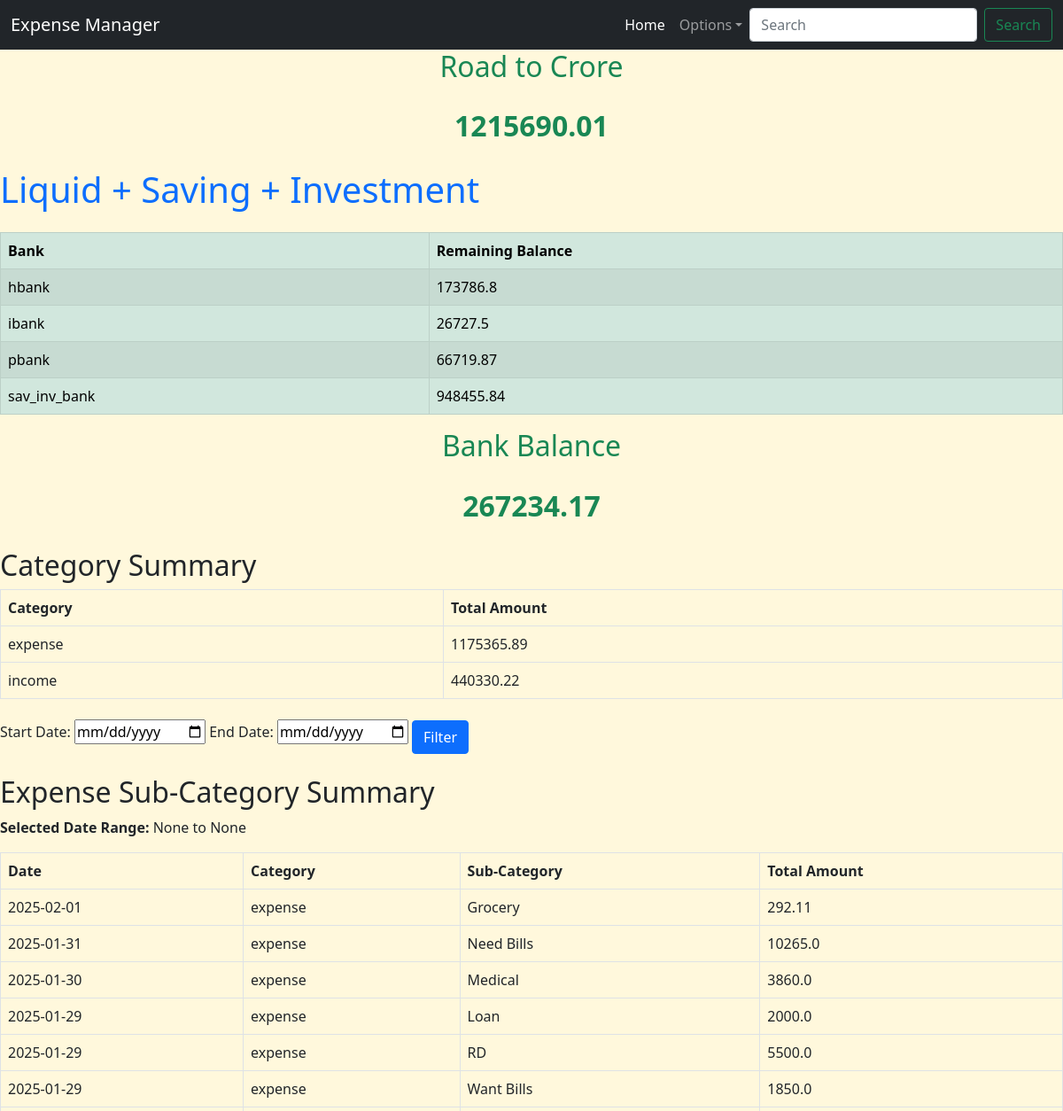
The app's page /summary (upper part), older data.
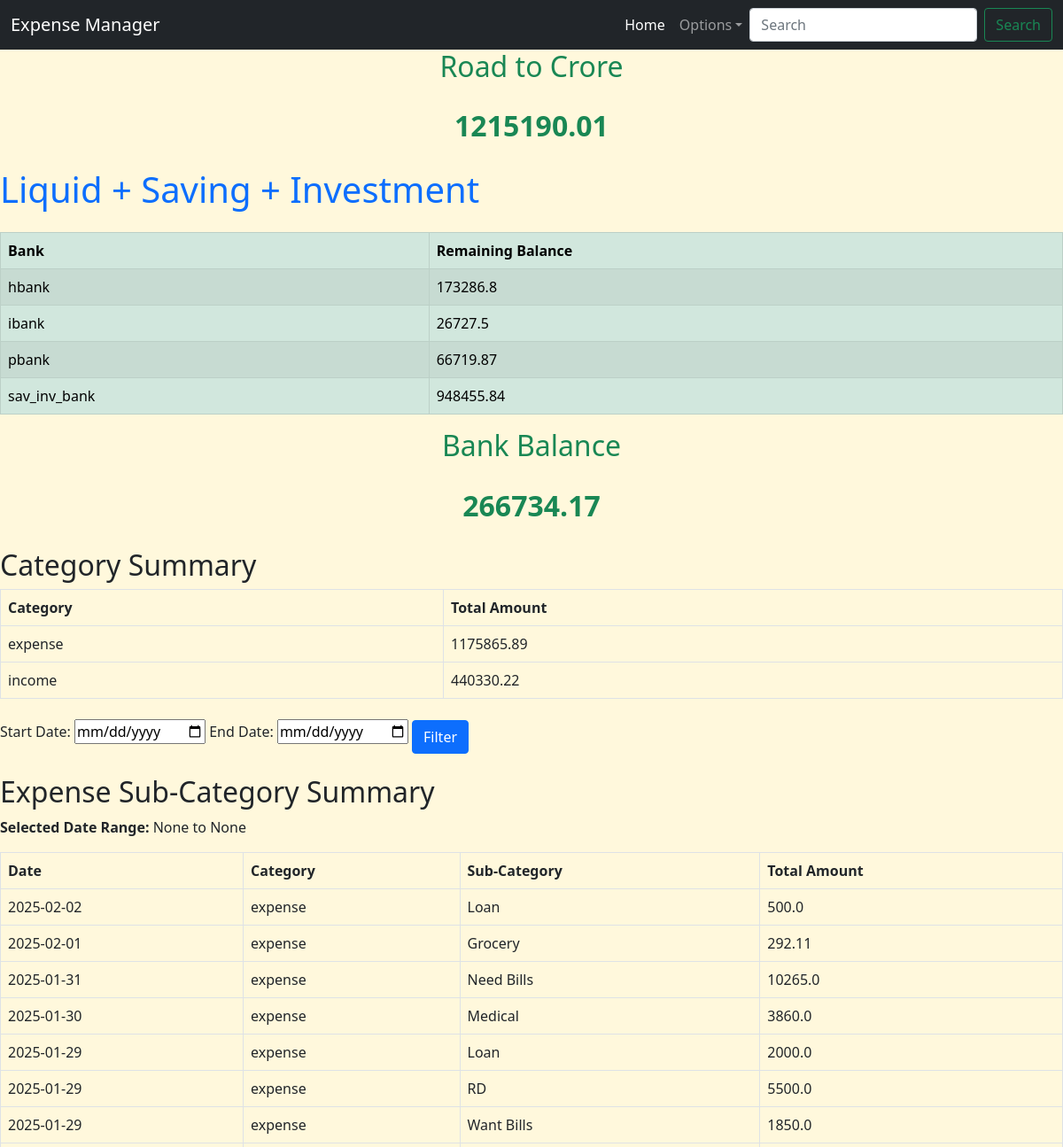
The same page, newer data.
### app.py (models this page shows)
class IncomeExpenseManager(db.Model):
    id = db.Column(db.Integer, primary_key=True)
    date = db.Column(db.Date, nullable=False)
    from_bank = db.Column(db.String(10), nullable=True)
    to_bank = db.Column(db.String(10), nullable=True)
    category = db.Column(db.String(20), nullable=False)
    sub_category = db.Column(db.String(50), nullable=False)
    description = db.Column(db.String(100), nullable=False)
    amount = db.Column(db.Float, nullable=False)

### app.py (the view)
@app.route('/summary')
def category_summary():
    start_date = request.args.get('start_date')
    end_date = request.args.get('end_date')
    category_summary = db.session.query(IncomeExpenseManager.category, db.func.sum(IncomeExpenseManager.amount).label('total_amount')).group_by(IncomeExpenseManager.category).all() #.filter(IncomeExpenseManager.date.between(start_date, end_date))
    query = db.session.query(IncomeExpenseManager.date, IncomeExpenseManager.category, IncomeExpenseManager.sub_category, db.func.sum(IncomeExpenseManager.amount).label('total_amount')).group_by(IncomeExpenseManager.date, IncomeExpenseManager.category, IncomeExpenseManager.sub_category).order_by(IncomeExpenseManager.date.desc())
    if start_date and end_date:
        query = query.filter(IncomeExpenseManager.date.between(start_date, end_date))
    exp_sub_category_summary = query.filter(IncomeExpenseManager.category == 'expense').all()
    inc_sub_category_summary = query.filter(IncomeExpenseManager.category == 'income').all()
    from_bank_summary = db.session.query(IncomeExpenseManager.from_bank, db.func.sum(IncomeExpenseManager.amount).label('balance')).filter(IncomeExpenseManager.from_bank.isnot(None)).group_by(IncomeExpenseManager.from_bank).all() #, IncomeExpenseManager.date.between(start_date, end_date)
    to_bank_summary = db.session.query(IncomeExpenseManager.to_bank, db.func.sum(IncomeExpenseManager.amount).label('balance')).filter(IncomeExpenseManager.to_bank.isnot(None)).group_by(IncomeExpenseManager.to_bank).all() #, IncomeExpenseManager.date.between(start_date, end_date)
    included_banks = ['hbank', 'ibank', 'pbank']  # Exclude the other two
    select_from_bank_summary = db.session.query(IncomeExpenseManager.from_bank, db.func.sum(IncomeExpenseManager.amount).label('balance')).filter(IncomeExpenseManager.from_bank.isnot(None)).filter(IncomeExpenseManager.from_bank.in_(included_banks)).group_by(IncomeExpenseManager.from_bank).all()
    select_to_bank_summary = db.session.query(IncomeExpenseManager.to_bank, db.func.sum(IncomeExpenseManager.amount).label('balance')).filter(IncomeExpenseManager.to_bank.isnot(None)).filter(IncomeExpenseManager.to_bank.in_(included_banks)).group_by(IncomeExpenseManager.to_bank).all()
    bank_balances = {}
    for bank, balance in from_bank_summary:
        bank_balances[bank] = bank_balances.get(bank, 0) - balance  # removed - above in from_bank_summary and added - here
    for bank, balance in to_bank_summary:
        bank_balances[bank] = bank_balances.get(bank, 0) + balance
    select_bank_balances = {}
    for bank, balance in select_from_bank_summary:
        select_bank_balances[bank] = select_bank_balances.get(bank, 0) - balance  # removed - above in from_bank_summary and added - here
    for bank, balance in select_to_bank_summary:
        select_bank_balances[bank] = select_bank_balances.get(bank, 0) + balance
    total_bank_balance = sum(bank_balances.values())
    select_total_bank_balance = sum(select_bank_balances.values())
    return render_template('category_summary.html', category_summary=category_summary, exp_sub_category_summary=exp_sub_category_summary, inc_sub_category_summary=inc_sub_category_summary, bank_balances=bank_balances, total_bank_balance=total_bank_balance, select_bank_balances=select_bank_balances, select_total_bank_balance=select_total_bank_balance, start_date=start_date, end_date=end_date) #saving_summary=saving_summary, invest_summary=invest_summary,start_date=start_date.strftime('%Y-%m-%d'), end_date=end_date.strftime('%Y-%m-%d'),

### templates/category_summary.html (shortened to what this page needs)
{% extends 'base.html' %}
{% block content %}
<h2 class="mb-4 text-success text-center">Road to Crore</h2>
<p class="mb-4 text-success text-center fs-2"><strong>{{ total_bank_balance | round(2) }}</strong></p>
<h1 class="mb-4 text-primary">Liquid + Saving + Investment</h1>
{% if bank_balances %}
<table class="table table-success table-striped table-bordered table-hover">
    <thead>
        <tr>
            <th scope="col">Bank</th>
            <th scope="col">Remaining Balance</th>
        </tr>
    </thead>
    <tbody>
        {% for bank, balance in bank_balances.items() %}
        <tr>
            <td>{{ bank if bank else 'None' }}</td>
            <td>{{ balance | round(2) }}</td>
        </tr>
        {% endfor %}
    </tbody>
</table>
{% else %}
<p>No bank balances available.</p>
{% endif %}
<h2 class="mb-4 text-success text-center">Bank Balance</h2>
<p class="mb-4 text-success text-center fs-2"><strong>{{ select_total_bank_balance | round(2) }}</strong></p>
<h2 class="mt-4">Category Summary</h2>
{% if category_summary %}
<table class="table table-bordered table-hover">
    <thead>
        <tr>
            <th scope="col">Category</th>
            <th scope="col">Total Amount</th>
        </tr>
    </thead>
    <tbody>
        {% for category, total_amount in category_summary %}
        <tr>
            <td>{{ category }}</td>
            <td>{{ total_amount | round(2) }}</td>
        </tr>
        {% endfor %}
    </tbody>
</table>
{% else %}
<p>No category data available.</p>
{% endif %}
<form method="GET" action="{{ url_for('category_summary') }}" class="mb-3">
    <label for="start_date">Start Date:</label>
    <input type="date" name="start_date" id="start_date" value="{{ start_date }}" class="">
    <label for="end_date">End Date:</label>
    <input type="date" name="end_date" id="end_date" value="{{ end_date }}" class="">
    <button type="submit" class="btn btn-primary mt-2">Filter</button>
</form>
<h2 class="mt-4">Expense Sub-Category Summary</h2>
<p><strong>Selected Date Range:</strong> {{ start_date }} to {{ end_date }}</p>
{% if exp_sub_category_summary %}
<table class="table table-bordered table-hover">
    <thead>
        <tr>
            <th scope="col">Date</th>
            <th scope="col">Category</th>
            <th scope="col">Sub-Category</th>
            <th scope="col">Total Amount</th>
        </tr>
    </thead>
    <tbody>
        {% for date, category, sub_category, total_amount in exp_sub_category_summary %}
        <tr>
            <td>{{ date.strftime('%Y-%m-%d') }}</td>
            <td>{{ category }}</td>
            <td>{{ sub_category }}</td>
            <td>{{ total_amount | round(2) }}</td>
        </tr>
        {% endfor %}
    </tbody>
</table>
{% else %}
<p>No expense sub-category data available for selected date range.</p>
{% endif %}
{% endblock %}

### templates/base.html (shortened to what this page needs)
<!DOCTYPE html>
<html lang="en">
<head>
    <link href="https://cdn.jsdelivr.net/npm/bootstrap@5.0.2/dist/css/bootstrap.min.css" rel="stylesheet">
  </head>
<body>
    <header>
        <nav class="navbar navbar-expand-lg navbar-dark bg-dark">
            <div class="container-fluid">
              <a class="navbar-brand" href="{{url_for('index')}}">Expense Manager</a>
              <div class="collapse navbar-collapse" id="navbarSupportedContent">
                <ul class="navbar-nav ms-auto mb-2 mb-lg-0">
                  <li class="nav-item">
                    <a class="nav-link active" aria-current="page" href="{{url_for('index')}}">Home</a>
                  </li>
                  <li class="nav-item dropdown">
                    <a class="nav-link dropdown-toggle" href="#" role="button" data-bs-toggle="dropdown" aria-expanded="false">Options</a>
                  </li>
                </ul>
                <form class="d-flex" role="search">
                  <input class="form-control me-2" type="search" placeholder="Search" aria-label="Search">
                  <button class="btn btn-outline-success" type="submit">Search</button>
                </form>
              </div>
            </div>
          </nav>
    </header>
    <main>
        {% block content %}{% endblock %}
    </main>
</body>
</html>

### templates/base.html (style rules this page uses)
body { background-color: cornsilk; }

Row changes from the older to the newer data that the page shows:
added IncomeExpenseManager: strftime "2025-02-02", category "expense", sub_category "Loan", amount "500.0"
Text that changed along with them:
{{ total_bank_balance | round(2) }}: "1215690.01" → "1215190.01"
{{ select_total_bank_balance | round(2) }}: "267234.17" → "266734.17"
new list line: "hbank 173286.8"
new list line: "expense 1175865.89"
list line gone: "hbank 173786.8"
list line gone: "expense 1175365.89"
